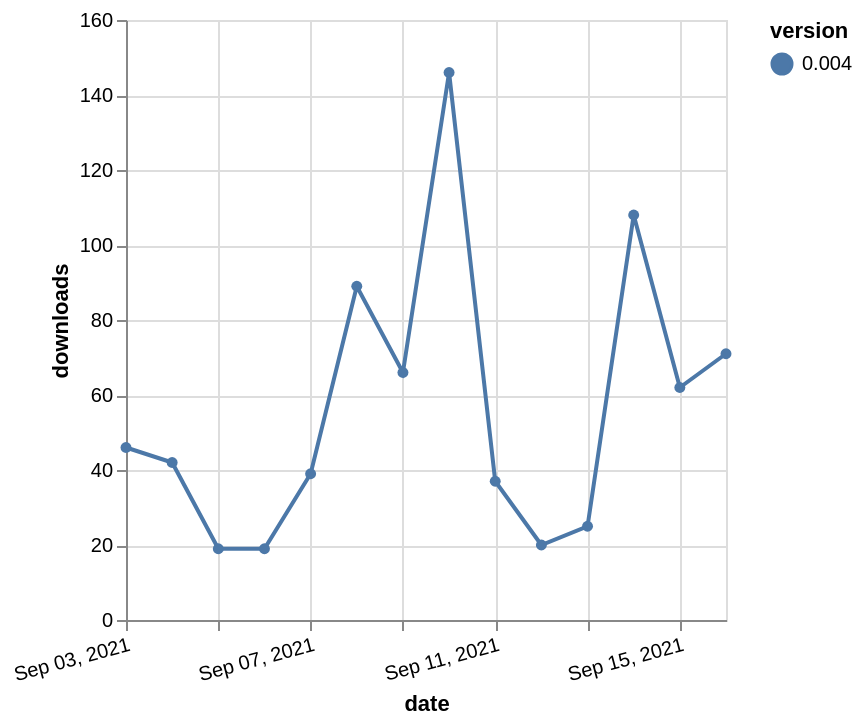

Here is the Vega-Lite specification saved for this chart:
### Vega-Lite specification from a JSON file in a GitHub repository (floating-point values rounded to 4 significant figures)
{"$schema": "https://vega.github.io/schema/vega-lite/v5.json", "description": "A simple bar chart with embedded data.", "data": {"values": [{"date": "2021-09-03", "total": 80435, "delta": 46, "version": "0.004"}, {"date": "2021-09-04", "total": 80477, "delta": 42, "version": "0.004"}, {"date": "2021-09-05", "total": 80496, "delta": 19, "version": "0.004"}, {"date": "2021-09-06", "total": 80515, "delta": 19, "version": "0.004"}, {"date": "2021-09-07", "total": 80554, "delta": 39, "version": "0.004"}, {"date": "2021-09-08", "total": 80643, "delta": 89, "version": "0.004"}, {"date": "2021-09-09", "total": 80709, "delta": 66, "version": "0.004"}, {"date": "2021-09-10", "total": 80855, "delta": 146, "version": "0.004"}, {"date": "2021-09-11", "total": 80892, "delta": 37, "version": "0.004"}, {"date": "2021-09-12", "total": 80912, "delta": 20, "version": "0.004"}, {"date": "2021-09-13", "total": 80937, "delta": 25, "version": "0.004"}, {"date": "2021-09-14", "total": 81045, "delta": 108, "version": "0.004"}, {"date": "2021-09-15", "total": 81107, "delta": 62, "version": "0.004"}, {"date": "2021-09-16", "total": 81178, "delta": 71, "version": "0.004"}]}, "width": "container", "mark": {"type": "line", "point": {"filled": true}}, "encoding": {"x": {"field": "date", "type": "temporal", "timeUnit": "yearmonthdate", "title": "date", "axis": {"labelAngle": -15}}, "y": {"field": "delta", "type": "quantitative", "title": "downloads"}, "color": {"field": "version", "type": "nominal"}, "tooltip": {"field": "delta"}}}
